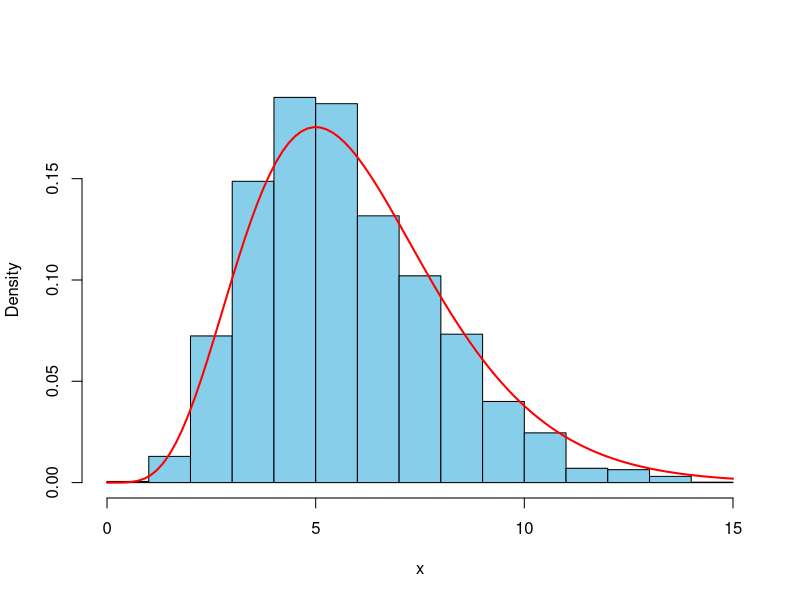

This chart was generated by the following R code:
densityTarget <- function(x) (1 / 14400) * ifelse(x > 0, 120 * x^5 * exp(-x), 0)
densityProposal <- function(x, y) dnorm(x, mean = y, sd = 0.1)
randomProposal <- function(x) rnorm(n = 1, mean = x, sd = 0.1)


#' Metropolis-Hastings Algorithm
#'
#' @param n integer.
#'   The number of samples to generate.
#' @param dtarget function.
#'   The target distribution's density function. 
#'   Must be a function with signature x -> dtarget(x).
#' @param dprop function.
#'   Density function for the proposed conditional distribution. 
#'   Must be a function with signature x, y -> dprop(x, y), where y is the 
#'   conditioning event and x is a value in the support.
#' @param rprop function.
#'   Random generator for the proposed conditional distribution. 
#'   Must be a function with signature x -> rprop(x), where x is the 
#'   conditioning event.
#' @param x0 numeric.
#'   Initial value for the sampling process. Must be in the support of `dprop`.
#'
#' @return numeric vector.
#'   A vector of `n` samples drawn from the target distribution.
rmh <- function(n, densityTarget, densityProposal, randomProposal, x0) {
  
  draws <- numeric(n)
  new_x <- x0
   
  for (i in 1:n) {
    
    last_x <- new_x
    
    # Sample a candidate from the proposal distribution.
    y <- randomProposal(last_x)
    
    # Compute the MH ratio.
    R <- (densityTarget(y) * densityProposal(last_x, y)) / (densityTarget(last_x) * densityProposal(y, last_x))
    
    # Decide new sample
    new_x <- ifelse(
      R >= 1, 
      y,
      ifelse(runif(1) < R, y, last_x)
      )
    
    draws[i] <- new_x
  }
  
  return(draws)
}


x <- rmh(100000, densityTarget, densityProposal, randomProposal, 0.1)
hist(x, probability = TRUE, breaks = 20, col = "skyblue", main = "")
curve(densityTarget(x), add = TRUE, col = "red", lwd = 2)

